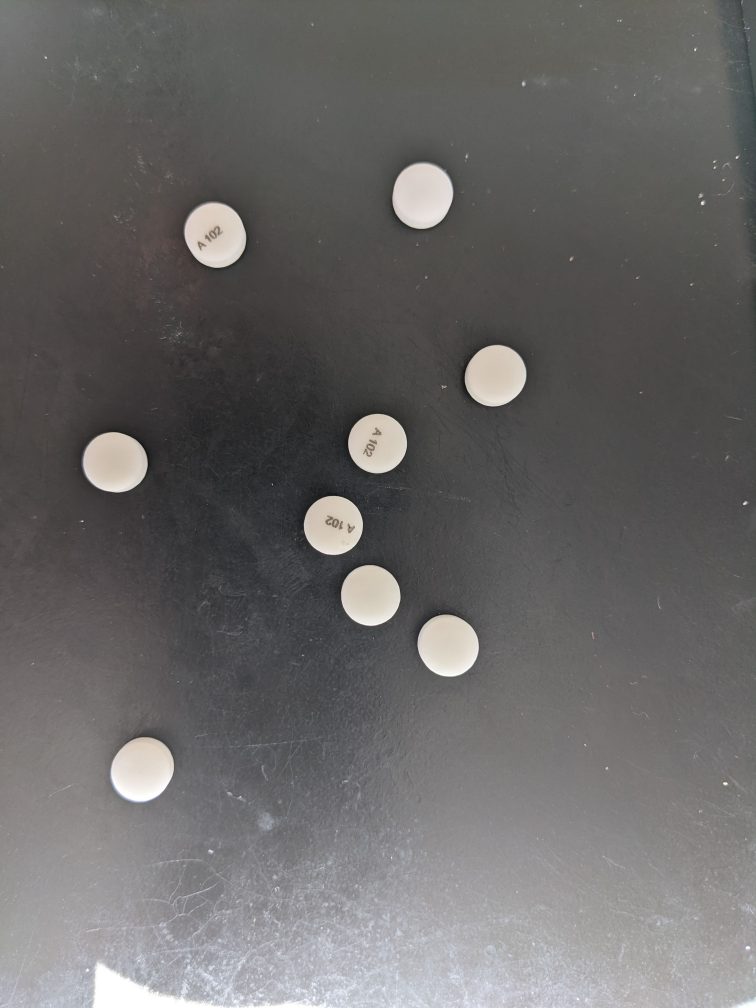
#> input picture pills1.jpg, 3024 x 4032 px, found by its file name (shown at 1/4 size)
$ python countpill.py
#> lines starting #> are read from the running program, lines starting #| are printed output that depends on the picture; after the words box and inside, x2 and y2 are one past the last pixel; in counts of white or black regions, pixels touching at a corner belong together
import cv2
import numpy as np

# Load the image in grayscale
img = cv2.imread('pills1.jpg')
#> img is the input picture: shape (4032, 3024, 3); mean B, G, R 103, 103.6, 105.1

gray = cv2.cvtColor(img, cv2.COLOR_BGR2GRAY)
ret, thresh = cv2.threshold(gray, 220, 255, cv2.THRESH_BINARY)
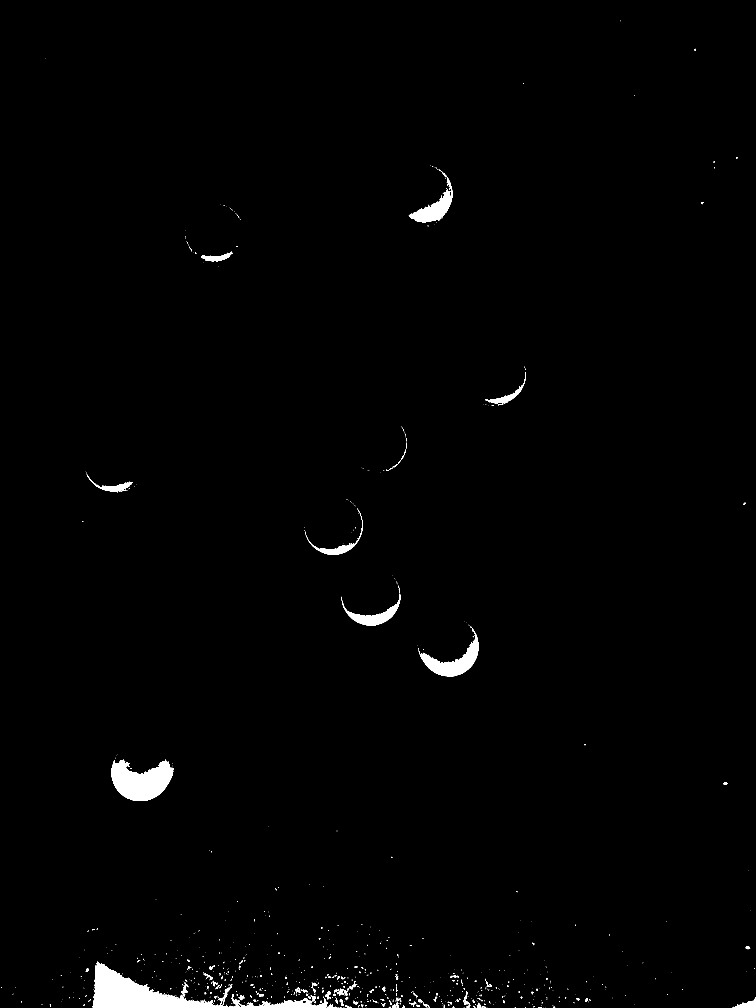
#> thresh: shape (4032, 3024) (shown at 1/4 size); 1.1% white; 988 white regions (825 under 20 px)
contours, hierarchy = cv2.findContours(thresh, cv2.RETR_TREE, cv2.CHAIN_APPROX_SIMPLE)
#> contours = 1133 contours, 1008 with area under 20; largest, box (x1, y1, x2, y2) and area: (370, 3850, 927, 4032) 38659, (446, 3038, 694, 3204) 26184, (1678, 2511, 1914, 2705) 13191, (1643, 744, 1810, 890) 9039, (1366, 2374, 1601, 2502) 6951

pill_count = 0
for contour in contours:
    area = cv2.contourArea(contour)
    if area > 5000:
        pill_count += 1
        cv2.drawContours(img, [contour], 0, (0, 255, 0), 2)
#> this loop made 1133 passes
#> area on passes 21, 25, 32, 39, 42, 51, 55, 56, 186, 654, 811, 832: 21, 22, 43.5, 77, 32, 62, 30, 35.5, 5748.5, 38659, 26184.5, 13191
#> after the loop, pill_count = 6

cv2.imshow('gray', gray)
cv2.imshow('thresh', thresh)
cv2.imshow('contours', img)
cv2.waitKey(0)
cv2.destroyAllWindows()

print('Number of pills:', pill_count)
#| Number of pills: 6

$ run again, with pills2.jpg copied over pills1.jpg
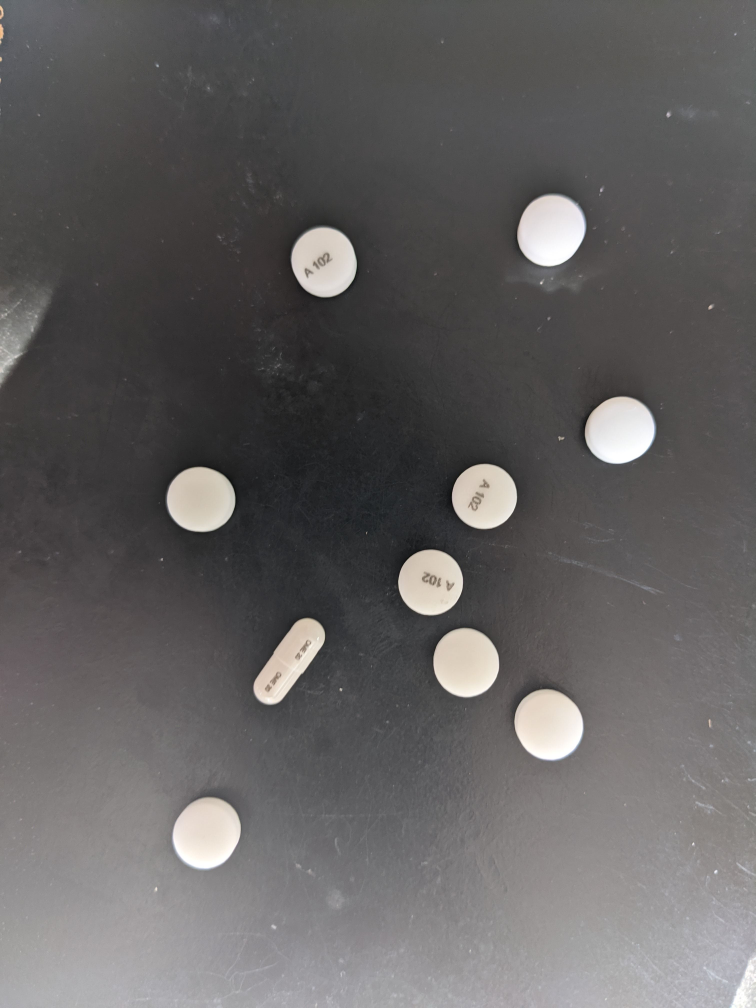
#> input picture pills2.jpg, 3024 x 4032 px, found by its file name (shown at 1/4 size)
#> img is the input picture: shape (4032, 3024, 3); mean B, G, R 96.6, 96.7, 98.7
#> `ret, thresh = cv2.threshold(gray, 220, 255, cv2.THRESH_BINARY)`:
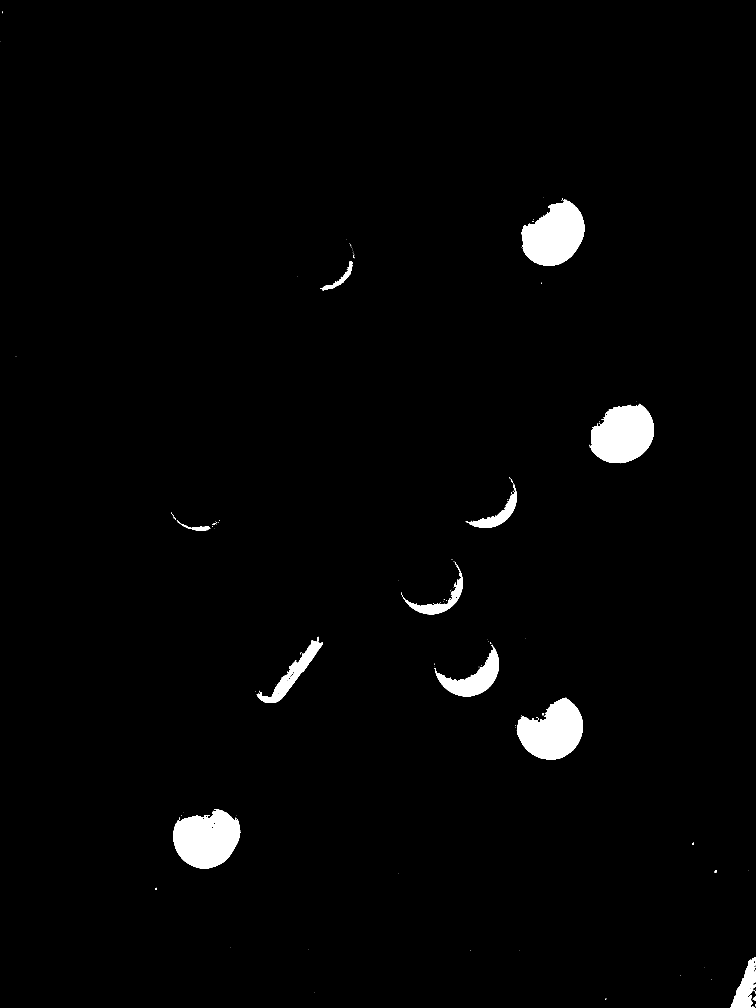
#> thresh: shape (4032, 3024) (shown at 1/4 size); 2% white; 164 white regions (137 under 20 px)
#> contours = 326 contours, 283 with area under 20; largest, box (x1, y1, x2, y2) and area: (693, 3240, 961, 3474) 45996, (2087, 798, 2338, 1064) 45449, (2361, 1619, 2616, 1853) 44510, (2068, 2791, 2331, 3039) 42770, (1739, 2581, 1995, 2786) 18376
#> the loop `for contour in contours:` made 326 passes
#> area on passes 1, 4, 16, 19, 27, 31, 34, 41: 30.5, 109, 9909, 20.5, 55, 36, 48.5, 129
#> after the loop `for contour in contours:`: pill_count = 9
#| Number of pills: 9
